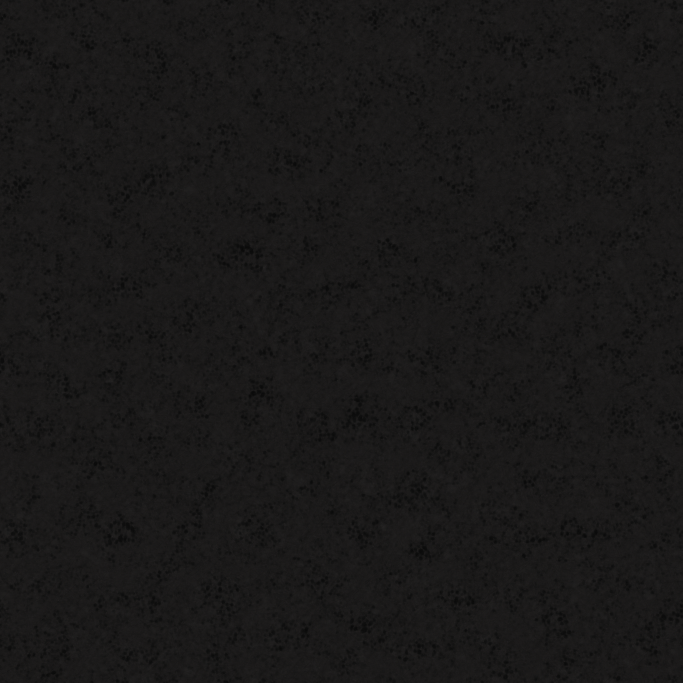
#> input picture textures-clean/textures-clean 3/leather/color.jpg, 2048 x 2048 px, given in place of Carpet012_2K-JPG_Color.jpg, which was not available (shown at 1/3 size)
$ python make_textures.py '../textures-clean/textures-clean 3/leather/color.jpg' '../textures-clean/textures-clean 3/leather/roughness.jpg'
#> lines starting #> are read from the running program, lines starting #| are printed output that depends on the picture; pictures that were not available may be replaced by others from this repository, and a replacement may not be noted
# Builds the ship's surface textures in textures/ (Stage 3).
# usage: python3 tools/make_textures.py <src_dir> <site_dir>
# <src_dir> holds the downloaded ambientCG sets (all CC0), one folder each, with ambientCG's file names inside:
#   Carpet012/  Carpet016/  Wood018/  DiamondPlate008C/   (2K-JPG downloads, unzipped)
#   leather/  metal/   (from the repo's textures-clean folders: color/normal/roughness.jpg)
# Brushed steel, painted-metal detail and screen fingerprints are generated here, not downloaded.
# Each set becomes up to three images: _c (colour), _n (bump detail, a "normal map"),
# _orm (red = contact shading, green = roughness, blue = metalness; the layout three.js expects).
import sys, os
import numpy as np
from PIL import Image, ImageDraw
Image.MAX_IMAGE_PIXELS = None
src, site = sys.argv[1], sys.argv[2]
out = os.path.join(site, 'textures'); os.makedirs(out, exist_ok=True)
rng = np.random.default_rng(408)

def load(path, size, mode='RGB'):
#> called with size = 1024, mode = 'RGB'
  return np.asarray(Image.open(path).convert(mode).resize((size, size), Image.LANCZOS), np.float32) / 255
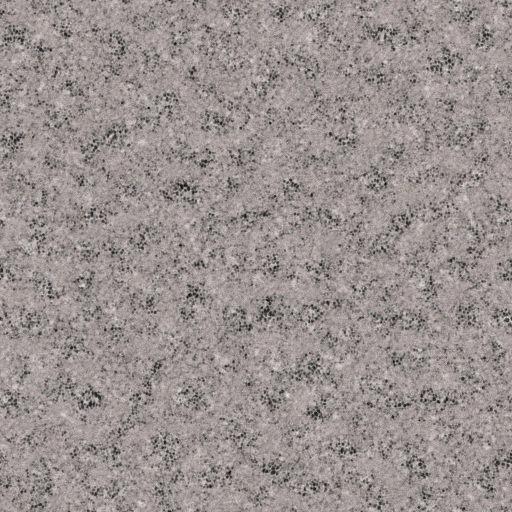
#> returned value: shape (1024, 1024, 3) float32 (shown at 1/2 size); mean of channels 0, 1, 2 0.101, 0.0967, 0.0958; drawn with min black and max white
def acg(name, kind, size, mode='RGB'):
  return load(os.path.join(src, name, f'{name}_2K-JPG_{kind}.jpg'), size, mode)
def save(a, name, q=88):
  a = np.clip(a * 255 + 0.5, 0, 255).astype(np.uint8)
  Image.fromarray(a).save(os.path.join(out, name), quality=q, optimize=True)
def orm(ao, rough, metal):
  return np.stack([ao, rough, metal], -1)
def detail(a, spread=0.16):  # centre on 0.5 so the shader can use it as variation around a material's own roughness
  return np.clip(0.5 + (a - a.mean()) / (a.std() + 1e-6) * spread, 0, 1)
def hsv_adjust(rgb, sat=1.0, val=1.0, hue_to=None, hue_mix=0.0):
#> called with sat = 0.85, val = 0.92, hue_mix = 0
  import colorsys
  h, s, v = np.vectorize(colorsys.rgb_to_hsv)(rgb[..., 0], rgb[..., 1], rgb[..., 2])
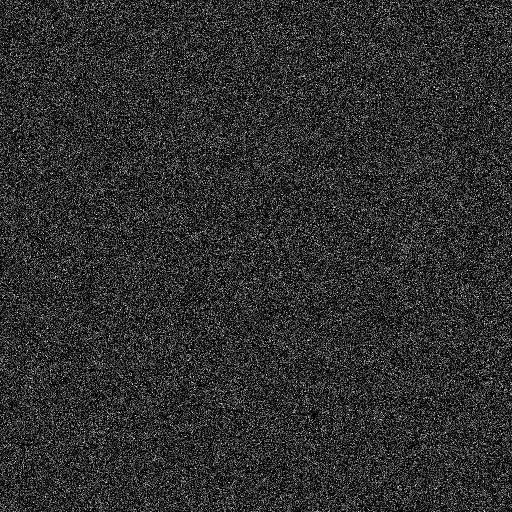
#> h: shape (1024, 1024) float64 (shown at 1/2 size); min 0, max 0.958, mean 0.185
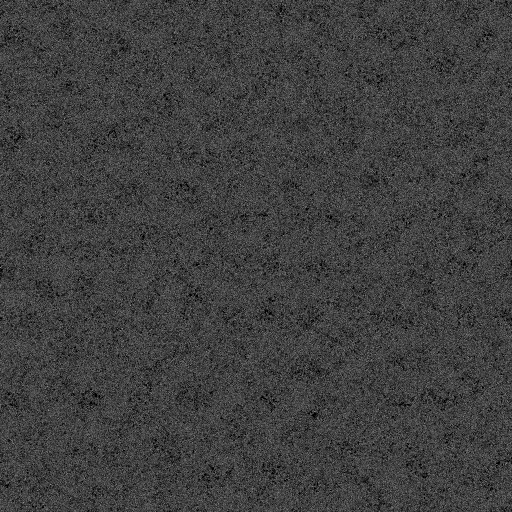
#> s: shape (1024, 1024) float32 (shown at 1/2 size); min 0, max 0.214, mean 0.0536; drawn with min black and max white
  if hue_to is not None: h = h + (hue_to - h) * hue_mix
  r, g, b = np.vectorize(colorsys.hsv_to_rgb)(h, np.clip(s * sat, 0, 1), np.clip(v * val, 0, 1))
  return np.stack([r, g, b], -1)
# periodic helpers (tiles repeat without seams)
def blur(a, sx, sy):
  H, W = a.shape; fy = np.fft.fftfreq(H)[:, None]; fx = np.fft.fftfreq(W)[None, :]
  return np.real(np.fft.ifft2(np.fft.fft2(a) * np.exp(-2 * np.pi ** 2 * ((fx * sx) ** 2 + (fy * sy) ** 2))))
def norm01(a): return (a - a.min()) / (a.max() - a.min() + 1e-9)
def normal_from_height(h, strength):
  dx = (np.roll(h, -1, 1) - np.roll(h, 1, 1)) * 0.5 * strength; dy = (np.roll(h, -1, 0) - np.roll(h, 1, 0)) * 0.5 * strength
  n = np.stack([-dx, dy, np.ones_like(h)], -1); n /= np.linalg.norm(n, axis=-1, keepdims=True)
  return n * 0.5 + 0.5
def wrapped_lines(S, n, lmin, lmax, width, seed):  # random scratches drawn on a 3x3 canvas and folded back, so they wrap
  r = np.random.default_rng(seed); im = Image.new('L', (3 * S, 3 * S), 0); d = ImageDraw.Draw(im)
  for _ in range(n):
    x, y = r.uniform(S, 2 * S, 2); a = r.uniform(0, np.pi); L = r.uniform(lmin, lmax)
    d.line([(x, y), (x + np.cos(a) * L, y + np.sin(a) * L)], fill=int(r.uniform(90, 255)), width=width)
  a = np.asarray(im, np.float32) / 255
  return a.reshape(3, S, 3, S).sum((0, 2)).clip(0, 1)

# ---- bridge carpet: Carpet012, navy cut pile, a touch darker and calmer ----
c = acg('Carpet012', 'Color', 1024); c = hsv_adjust(c, sat=0.85, val=0.92)
save(c, 'carpet_c.jpg'); save(acg('Carpet012', 'NormalGL', 1024), 'carpet_n.jpg', 90)
#> call 2 of load, with size = 1024, mode = 'RGB'
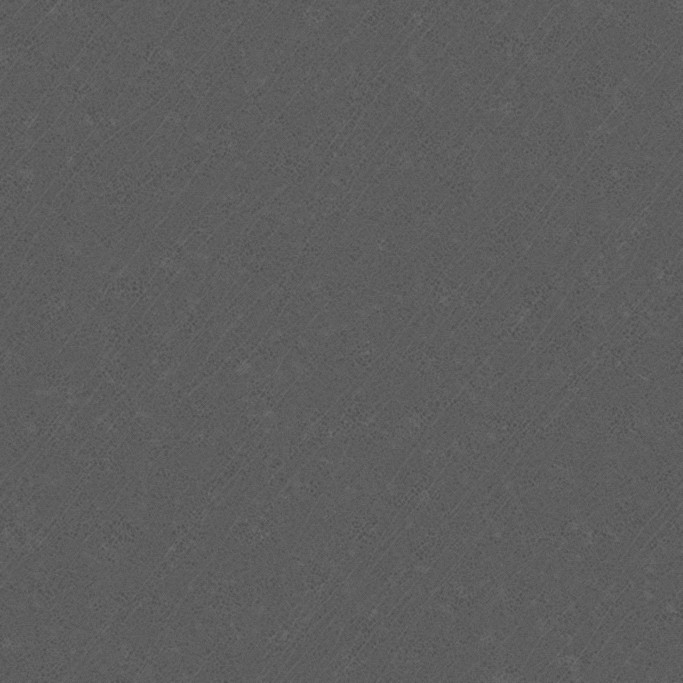
#> input picture textures-clean/textures-clean 3/leather/roughness.jpg, 2048 x 2048 px, given in place of Carpet012_2K-JPG_NormalGL.jpg, which was not available (shown at 1/3 size)
save(orm(acg('Carpet012', 'AmbientOcclusion', 1024, 'L'), acg('Carpet012', 'Roughness', 1024, 'L'), np.zeros((1024, 1024))), 'carpet_orm.jpg')
#> (the run stopped early here; a loop or call above may not have finished)
